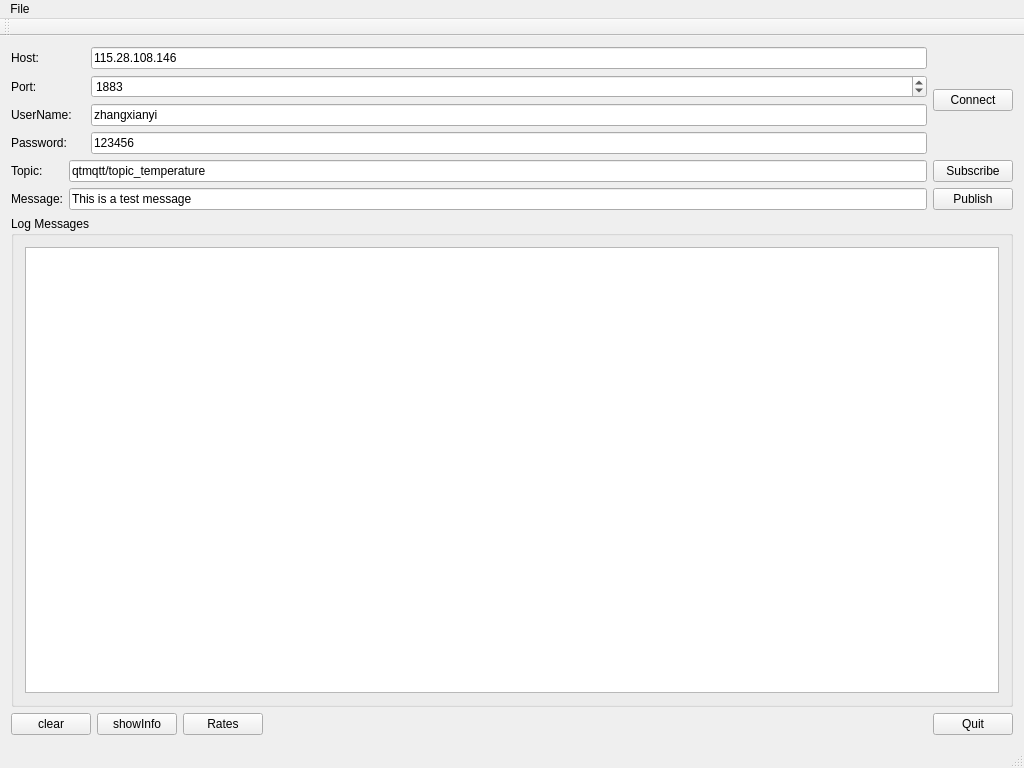
<?xml version="1.0" encoding="UTF-8"?>
<ui version="4.0">
 <class>MainWindow</class>
 <widget class="QMainWindow" name="MainWindow">
  <property name="geometry">
   <rect>
    <x>0</x>
    <y>0</y>
    <width>1024</width>
    <height>768</height>
   </rect>
  </property>
  <property name="windowTitle">
   <string>MainWindow</string>
  </property>
  <widget class="QWidget" name="centralWidget">
   <layout class="QVBoxLayout" name="verticalLayout">
    <item>
     <layout class="QHBoxLayout" name="horizontalLayout">
      <item>
       <layout class="QFormLayout" name="formLayout">
        <item row="0" column="0">
         <widget class="QLabel" name="label">
          <property name="text">
           <string>Host:</string>
          </property>
         </widget>
        </item>
        <item row="0" column="1">
         <widget class="QLineEdit" name="lineEditHost">
          <property name="text">
           <string>115.28.108.146</string>
          </property>
         </widget>
        </item>
        <item row="2" column="0">
         <widget class="QLabel" name="label_2">
          <property name="text">
           <string>Port:</string>
          </property>
         </widget>
        </item>
        <item row="2" column="1">
         <widget class="QSpinBox" name="spinBoxPort">
          <property name="maximum">
           <number>99999</number>
          </property>
          <property name="value">
           <number>1883</number>
          </property>
         </widget>
        </item>
        <item row="3" column="0">
         <widget class="QLabel" name="label_username">
          <property name="text">
           <string>UserName:    </string>
          </property>
         </widget>
        </item>
        <item row="4" column="0">
         <widget class="QLabel" name="label_pass">
          <property name="text">
           <string>Password:    </string>
          </property>
         </widget>
        </item>
        <item row="4" column="1">
         <widget class="QLineEdit" name="lineEdit_pass">
          <property name="text">
           <string>123456</string>
          </property>
         </widget>
        </item>
        <item row="3" column="1">
         <widget class="QLineEdit" name="lineEdit_username">
          <property name="text">
           <string>zhangxianyi</string>
          </property>
         </widget>
        </item>
       </layout>
      </item>
      <item>
       <widget class="QPushButton" name="btn_connect">
        <property name="text">
         <string>Connect</string>
        </property>
       </widget>
      </item>
     </layout>
    </item>
    <item>
     <layout class="QGridLayout" name="gridLayout">
      <item row="1" column="1">
       <widget class="QLineEdit" name="lineEditMessage">
        <property name="text">
         <string>This is a test message</string>
        </property>
       </widget>
      </item>
      <item row="1" column="0">
       <widget class="QLabel" name="label_4">
        <property name="text">
         <string>Message:</string>
        </property>
       </widget>
      </item>
      <item row="0" column="2">
       <widget class="QPushButton" name="btn_subscribe">
        <property name="text">
         <string>Subscribe</string>
        </property>
       </widget>
      </item>
      <item row="1" column="2">
       <widget class="QPushButton" name="btn_publish">
        <property name="text">
         <string>Publish</string>
        </property>
       </widget>
      </item>
      <item row="0" column="1">
       <widget class="QLineEdit" name="lineEditTopic">
        <property name="text">
         <string>qtmqtt/topic_temperature</string>
        </property>
       </widget>
      </item>
      <item row="0" column="0">
       <widget class="QLabel" name="label_3">
        <property name="text">
         <string>Topic:</string>
        </property>
       </widget>
      </item>
     </layout>
    </item>
    <item>
     <widget class="QGroupBox" name="groupBox">
      <property name="title">
       <string>Log Messages</string>
      </property>
      <layout class="QHBoxLayout" name="horizontalLayout_2">
       <item>
        <widget class="QPlainTextEdit" name="editLog"/>
       </item>
      </layout>
     </widget>
    </item>
    <item>
     <layout class="QHBoxLayout" name="horizontalLayout_3">
      <item>
       <widget class="QPushButton" name="btn_clear">
        <property name="text">
         <string>clear</string>
        </property>
       </widget>
      </item>
      <item>
       <widget class="QPushButton" name="btn_showInfo">
        <property name="text">
         <string>showInfo</string>
        </property>
       </widget>
      </item>
      <item>
       <widget class="QPushButton" name="btn_rate">
        <property name="text">
         <string>Rates</string>
        </property>
       </widget>
      </item>
      <item>
       <spacer name="horizontalSpacer">
        <property name="orientation">
         <enum>Qt::Horizontal</enum>
        </property>
        <property name="sizeHint" stdset="0">
         <size>
          <width>40</width>
          <height>20</height>
         </size>
        </property>
       </spacer>
      </item>
      <item>
       <widget class="QPushButton" name="btn_quit">
        <property name="text">
         <string>Quit</string>
        </property>
       </widget>
      </item>
     </layout>
    </item>
   </layout>
  </widget>
  <widget class="QMenuBar" name="menuBar">
   <property name="geometry">
    <rect>
     <x>0</x>
     <y>0</y>
     <width>1024</width>
     <height>23</height>
    </rect>
   </property>
   <widget class="QMenu" name="menuFile">
    <property name="title">
     <string>File</string>
    </property>
    <addaction name="actionQuit"/>
   </widget>
   <addaction name="menuFile"/>
  </widget>
  <widget class="QToolBar" name="mainToolBar">
   <attribute name="toolBarArea">
    <enum>TopToolBarArea</enum>
   </attribute>
   <attribute name="toolBarBreak">
    <bool>false</bool>
   </attribute>
  </widget>
  <widget class="QStatusBar" name="statusBar"/>
  <action name="actionQuit">
   <property name="text">
    <string>Quit</string>
   </property>
  </action>
 </widget>
 <layoutdefault spacing="6" margin="11"/>
 <resources/>
 <connections/>
</ui>
